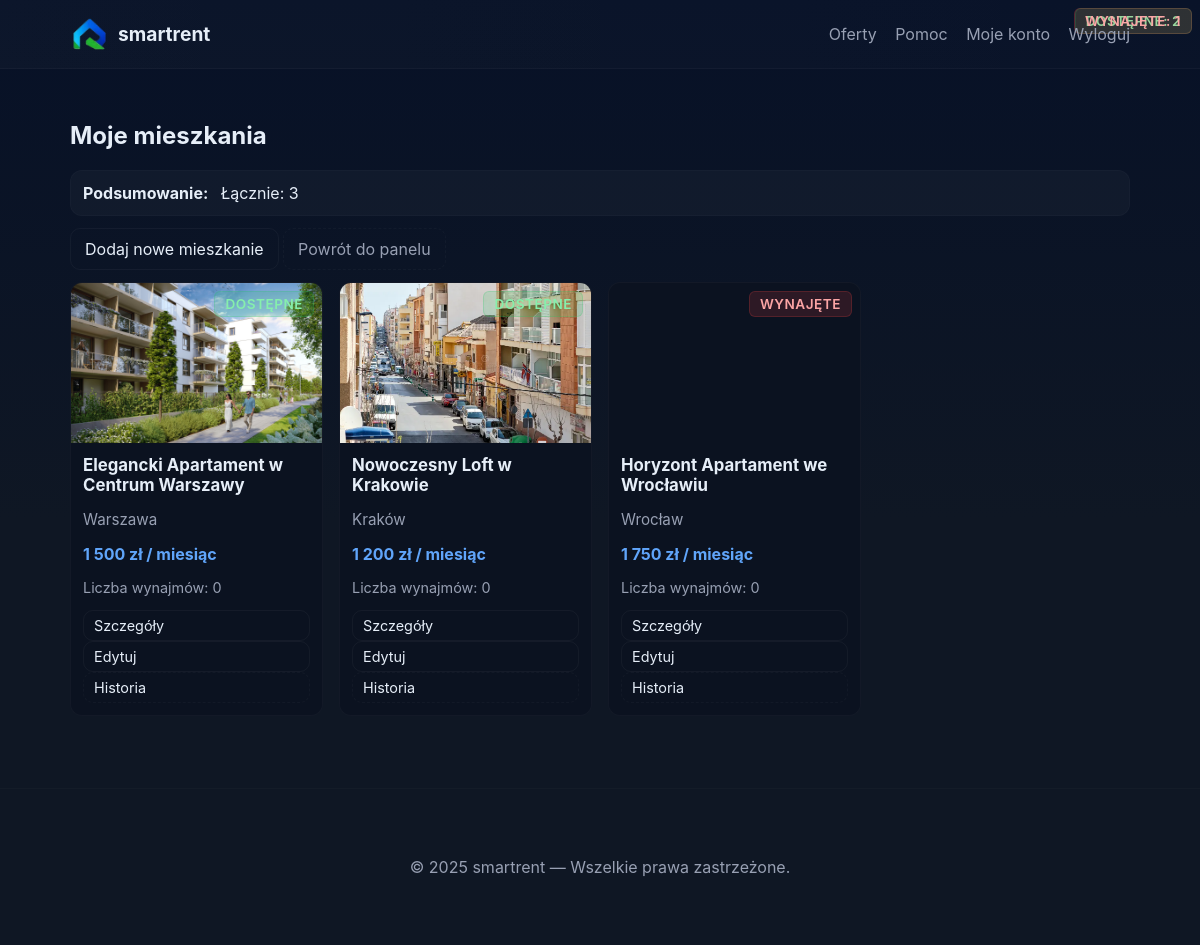
Page /my_properties.php (signed in) on the committed database.
### tables this page shows
CREATE TABLE `properties` (
  `id` int(11) NOT NULL,
  `title` varchar(255) NOT NULL,
  `description` text DEFAULT NULL,
  `price` decimal(10,2) NOT NULL DEFAULT 0.00,
  `city` varchar(120) NOT NULL,
  `image` varchar(255) DEFAULT NULL,
  `owner_id` int(11) DEFAULT NULL,
  `is_rented` tinyint(1) DEFAULT 0,
  `created_at` datetime DEFAULT current_timestamp()
);

### my_properties.php (the view, shortened to what this page needs)
<?php
require_once 'includes/db.php';
$user_id = $_SESSION['user_id'];
$stmt = $pdo->prepare("
    SELECT p.*,
           COUNT(r.id) AS rental_count,
           (SELECT COUNT(*) FROM rentals WHERE property_id = p.id AND status = 'active') AS active_rentals
    FROM properties p
    LEFT JOIN rentals r ON p.id = r.property_id
    WHERE p.owner_id = :uid
    GROUP BY p.id
    ORDER BY p.created_at DESC
");
$stmt->execute(['uid' => $user_id]);
$properties = $stmt->fetchAll(PDO::FETCH_ASSOC);
$available_count = 0;
$rented_count = 0;
foreach ($properties as $p) {
    if ($p['is_rented'] == 1) {
        $rented_count++;
    } else {
        $available_count++;
    }
}
if (!function_exists('format_price')) {
    function format_price($amount): string {
        $val = (float)$amount;
        if (floor($val) == $val) {
            return number_format($val, 0, ',', ' ') . ' zł';
        }
        return number_format($val, 2, ',', ' ') . ' zł';
    }
}
?>
<!doctype html>
<html lang="pl">
<head>
  <link rel="stylesheet" href="assets/css/style.css">
</head>
<body>
<?php include 'includes/navbar.php'; ?>
<main class="container">
  <h2>Moje mieszkania</h2>
  <?php if (!empty($properties)): ?>
    <div class="panel" style="margin-bottom:12px; padding:12px;">
      <strong>Podsumowanie:</strong>
      <span class="badge status-available" style="margin-left:8px">Dostępne: <?= $available_count ?></span>
      <span class="badge status-rented" style="margin-left:8px">Wynajęte: <?= $rented_count ?></span>
      <span style="margin-left:8px">Łącznie: <?= count($properties) ?></span>
    </div>
  <?php endif; ?>
  <div style="margin-bottom:12px">
    <a class="btn" href="add_property.php">Dodaj nowe mieszkanie</a>
    <a class="btn btn-ghost" href="user_panel.php">Powrót do panelu</a>
  </div>
  <?php if (empty($properties)): ?>
    <div class="panel">
      <p>Nie posiadasz jeszcze żadnych mieszkań.</p>
      <p><a class="btn" href="add_property.php">Dodaj pierwsze mieszkanie</a></p>
    </div>
  <?php else: ?>
    <div class="grid">
      <?php foreach ($properties as $p): ?>
        <?php
          $imgSrc = !empty($p['image'])
              ? 'uploads/properties/' . rawurlencode($p['image'])
              : 'assets/img/placeholder.png';
          $status = ($p['is_rented'] == 1) ? 'Wynajęte' : 'Dostępne';
          $statusClass = ($p['is_rented'] == 1) ? 'status-rented' : 'status-available';
        ?>
        <article class="card">
          <div class="card-img" style="background-image:url('<?=htmlspecialchars($imgSrc, ENT_QUOTES)?>')">
            <span class="badge <?=$statusClass?>"><?=htmlspecialchars($status)?></span>
          </div>
          <div class="card-body">
            <h3><?=htmlspecialchars($p['title'])?></h3>
            <p class="muted"><?=htmlspecialchars($p['city'])?></p>
            <div class="price"><?=format_price($p['price'])?> / miesiąc</div>
            <p class="muted" style="font-size:0.9rem">
              Liczba wynajmów: <?=intval($p['rental_count'])?>
            </p>
            <div style="margin-top:8px">
              <a class="btn btn-sm" href="property_details.php?id=<?=intval($p['id'])?>">Szczegóły</a>
              <a class="btn btn-sm" href="edit_property.php?id=<?=intval($p['id'])?>">Edytuj</a>
              <a class="btn btn-sm btn-ghost" href="rent_history.php?property_id=<?=intval($p['id'])?>">Historia</a>
            </div>
          </div>
        </article>
      <?php endforeach; ?>
    </div>
  <?php endif; ?>
</main>
<?php include 'includes/footer.php'; ?>
</body>
</html>

### assets/css/style.css (style rules this page uses)
:root { --bg:#0f1724; --card:#0b1220; --muted:#98a0b3; --accent:#6ee7b7; --accent-2:#60a5fa; --text:#e6eef8; --glass: rgba(255,255,255,0.03); --radius:12px; --max-width:1100px; --gap:18px; font-family: Inter, ui-sans-serif, system-ui, -apple-system, "Segoe UI", Roboto, "Helvetica Neue", Arial; color-scheme: dark; }
* { box-sizing:border-box }
body { margin:0; background: linear-gradient(180deg, #071127 0%, #0f1724 55%); color:var(--text); -webkit-font-smoothing:antialiased; -moz-osx-font-smoothing:grayscale; min-height:100vh; }
.container { max-width:var(--max-width); margin:0 auto; padding:32px 20px; }
.btn { display:inline-block;padding:10px 14px;border-radius:10px;background:transparent;border:1px solid rgba(255,255,255,0.04);color:var(--text);text-decoration:none;cursor:pointer; }
.btn-ghost { background:transparent;border:1px dashed rgba(255,255,255,0.03);color:var(--muted) }
.grid { display:grid;grid-template-columns:repeat(auto-fill,minmax(240px,1fr));gap:16px }
.card { background:var(--card);border-radius:12px;overflow:hidden;border:1px solid rgba(255,255,255,0.03) }
.card a { color:inherit;text-decoration:none;display:block }
.card-img { height:160px;background-size:cover;background-position:center }
.card-body { padding:12px }
.card-body h3 { margin:0 0 6px;font-size:1.05rem }
.muted { color:var(--muted);font-size:0.95rem }
.price { margin-top:8px;font-weight:700;color:var(--accent-2) }
.panel { background:var(--glass);padding:16px;border-radius:12px;border:1px solid rgba(255,255,255,0.02); }
.badge { position:absolute; top:8px; right:8px; padding:4px 10px; border-radius:6px; font-size:0.85rem; font-weight:600; text-transform:uppercase; letter-spacing:0.5px; }
.status-rented, .status-active { background:rgba(239,68,68,0.15); color:#fca5a5; border:1px solid rgba(239,68,68,0.2); }
.status-available { background:rgba(34,197,94,0.15); color:#86efac; border:1px solid rgba(34,197,94,0.2); }
.card-img { position:relative }
.btn-sm { padding:6px 10px;font-size:0.9rem }

### rows in the picture
properties: image (picture), is_rented "DOSTĘPNE", title "Elegancki Apartament w Centrum Warszawy", city "Warszawa", price "1 500 zł", rental_count "0"
properties: image (picture), is_rented "DOSTĘPNE", title "Nowoczesny Loft w Krakowie", city "Kraków", price "1 200 zł", rental_count "0"
properties: is_rented "WYNAJĘTE", title "Horyzont Apartament we Wrocławiu", city "Wrocław", price "1 750 zł", rental_count "0"

### other values in the picture
APP_NAME "smartrent"
$available_count "2"
$rented_count "1"
count($properties) "3"
